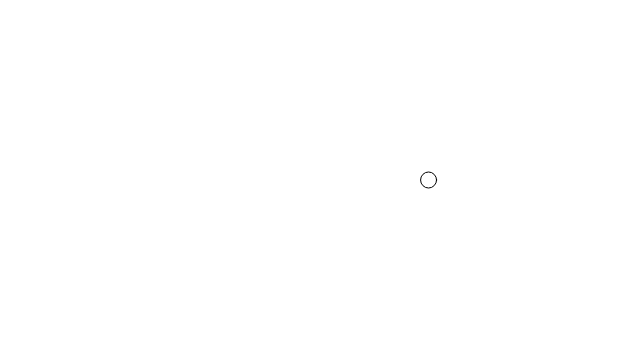
Frame 1 (no input)
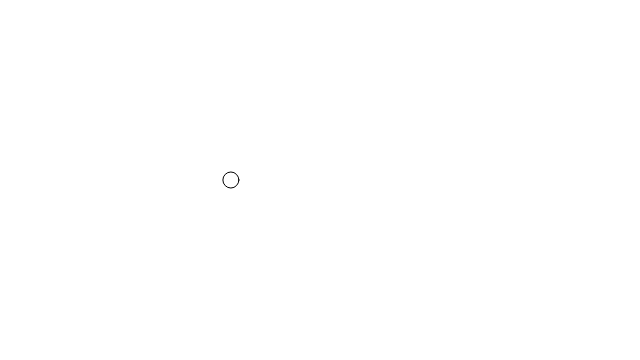
Frame 60 (no input)
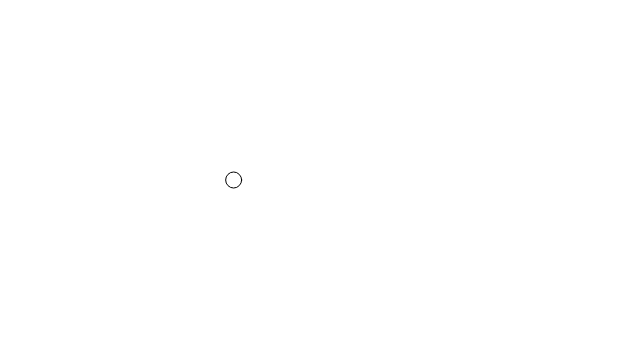
Frame 120 (the mouse pressed at the canvas centre since frame 60)

The p5.js sketch that drew these frames (run headless with seeded random() and noise() and a simulated clock; from frame 60 on, the mouse is pressed at the canvas centre):

// p5.js sketch
// ── sketch.js
// 1D Perlin noise random walker

let t = 0;

function setup() {
  createCanvas(640, 360);
}

function draw() {
  background(255);
  stroke(0);
  // let x = random(0, width);
  let n = noise(t);
  let x = map(n, 0, 1, 0, width);
  circle(x, 180, 16);
  t += 0.01
}
